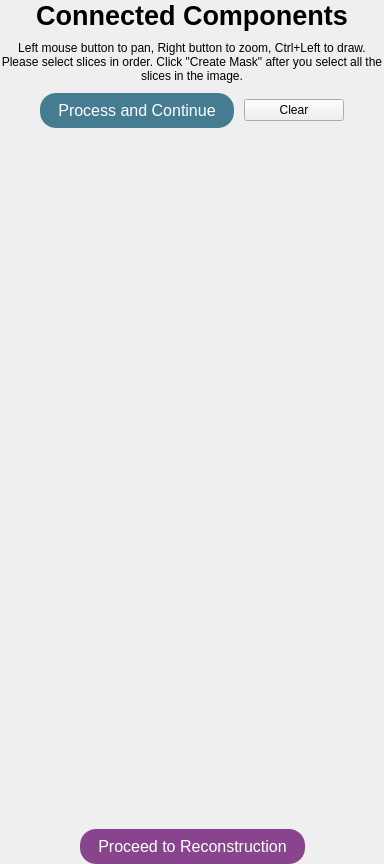
          <widget class="QWidget" name="pageCC">
           <layout class="QVBoxLayout" name="verticalLayout_5">
            <property name="spacing">
             <number>10</number>
            </property>
            <property name="leftMargin">
             <number>0</number>
            </property>
            <property name="topMargin">
             <number>0</number>
            </property>
            <property name="rightMargin">
             <number>0</number>
            </property>
            <property name="bottomMargin">
             <number>0</number>
            </property>
            <item>
             <widget class="QLabel" name="labelTitle_3">
              <property name="autoFillBackground">
               <bool>false</bool>
              </property>
              <property name="styleSheet">
               <string notr="true">font-weight: bold; font-size: 20pt;</string>
              </property>
              <property name="text">
               <string>Connected Components</string>
              </property>
              <property name="alignment">
               <set>Qt::AlignCenter</set>
              </property>
             </widget>
            </item>
            <item>
             <widget class="QLabel" name="label_4">
              <property name="text">
               <string>Left mouse button to pan, Right button to zoom, Ctrl+Left to draw. Please select slices in order. Click &quot;Create Mask&quot; after you select all the slices in the image.</string>
              </property>
              <property name="alignment">
               <set>Qt::AlignCenter</set>
              </property>
              <property name="wordWrap">
               <bool>true</bool>
              </property>
             </widget>
            </item>
            <item>
             <layout class="QHBoxLayout" name="horizontalLayout_12">
              <item>
               <spacer name="horizontalSpacer_26">
                <property name="orientation">
                 <enum>Qt::Horizontal</enum>
                </property>
                <property name="sizeHint" stdset="0">
                 <size>
                  <width>40</width>
                  <height>20</height>
                 </size>
                </property>
               </spacer>
              </item>
              <item>
               <widget class="QPushButton" name="pushButtonCreateMask">
                <property name="minimumSize">
                 <size>
                  <width>100</width>
                  <height>0</height>
                 </size>
                </property>
                <property name="styleSheet">
                 <string notr="true">QPushButton {background: #457c92; padding: 8 18 8 18;font-size: 16px; border: none; border-radius: 16; color:white}
QPushButton:disabled {background: #999999;}</string>
                </property>
                <property name="text">
                 <string>Process and Continue</string>
                </property>
               </widget>
              </item>
              <item>
               <widget class="QPushButton" name="pushButtonClearCC">
                <property name="minimumSize">
                 <size>
                  <width>100</width>
                  <height>0</height>
                 </size>
                </property>
                <property name="text">
                 <string>Clear</string>
                </property>
               </widget>
              </item>
              <item>
               <spacer name="horizontalSpacer_27">
                <property name="orientation">
                 <enum>Qt::Horizontal</enum>
                </property>
                <property name="sizeHint" stdset="0">
                 <size>
                  <width>40</width>
                  <height>20</height>
                 </size>
                </property>
               </spacer>
              </item>
             </layout>
            </item>
            <item>
             <spacer name="verticalSpacer_11">
              <property name="orientation">
               <enum>Qt::Vertical</enum>
              </property>
              <property name="sizeType">
               <enum>QSizePolicy::Fixed</enum>
              </property>
              <property name="sizeHint" stdset="0">
               <size>
                <width>20</width>
                <height>20</height>
               </size>
              </property>
             </spacer>
            </item>
            <item>
             <spacer name="verticalSpacer_12">
              <property name="orientation">
               <enum>Qt::Vertical</enum>
              </property>
              <property name="sizeHint" stdset="0">
               <size>
                <width>20</width>
                <height>671</height>
               </size>
              </property>
             </spacer>
            </item>
            <item>
             <layout class="QHBoxLayout" name="horizontalLayout_11">
              <item>
               <spacer name="horizontalSpacer_22">
                <property name="orientation">
                 <enum>Qt::Horizontal</enum>
                </property>
                <property name="sizeHint" stdset="0">
                 <size>
                  <width>40</width>
                  <height>20</height>
                 </size>
                </property>
               </spacer>
              </item>
              <item>
               <widget class="QPushButton" name="pushButtonProceedToRecon">
                <property name="enabled">
                 <bool>true</bool>
                </property>
                <property name="minimumSize">
                 <size>
                  <width>120</width>
                  <height>0</height>
                 </size>
                </property>
                <property name="styleSheet">
                 <string notr="true">QPushButton {background: #89448e; padding: 8 18 8 18;font-size: 16px; border: none; border-radius: 16; color:white}
QPushButton:disabled {background: #999999;}</string>
                </property>
                <property name="text">
                 <string>Proceed to Reconstruction</string>
                </property>
               </widget>
              </item>
              <item>
               <spacer name="horizontalSpacer_23">
                <property name="orientation">
                 <enum>Qt::Horizontal</enum>
                </property>
                <property name="sizeHint" stdset="0">
                 <size>
                  <width>40</width>
                  <height>20</height>
                 </size>
                </property>
               </spacer>
              </item>
             </layout>
            </item>
           </layout>
          </widget>
